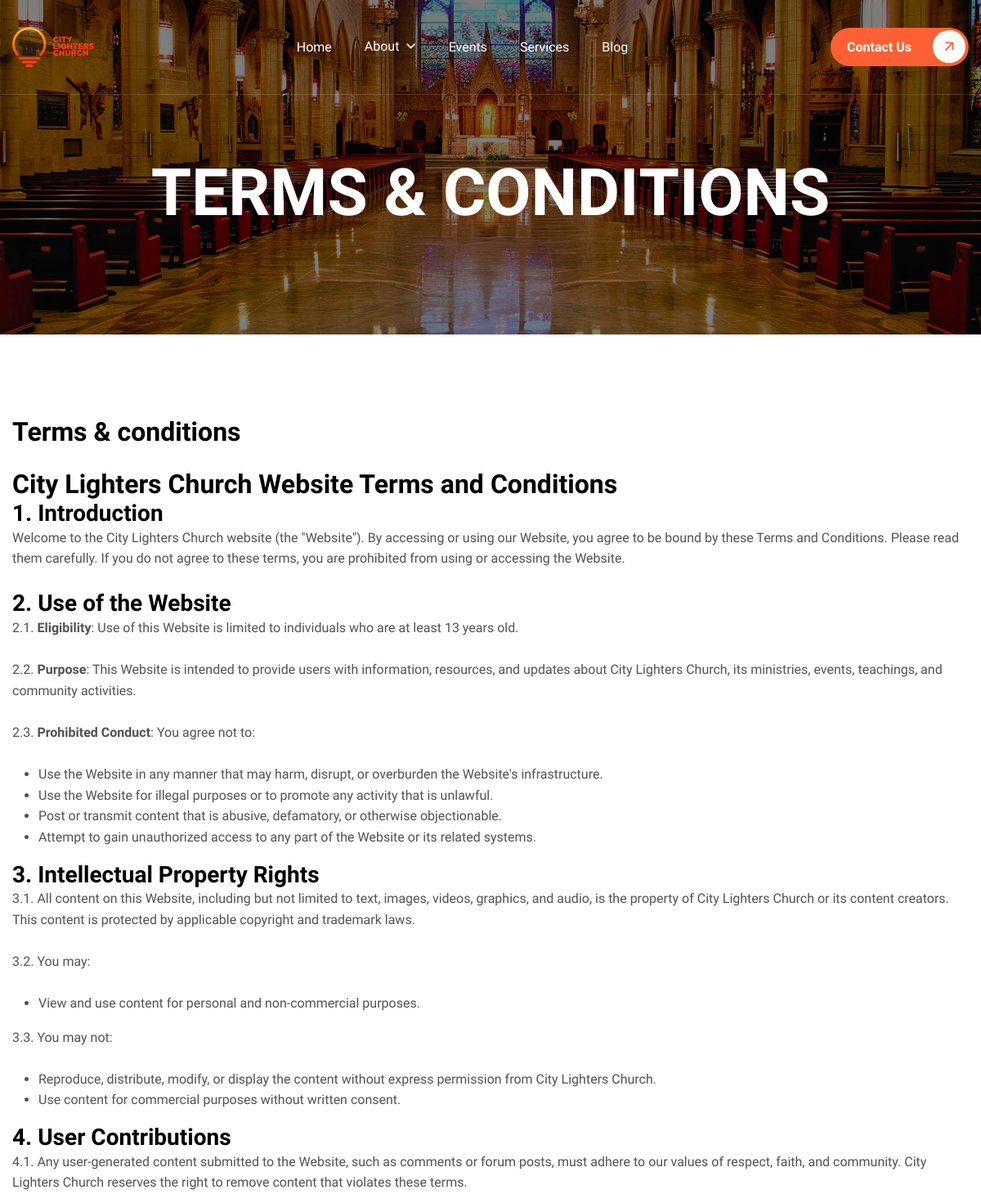
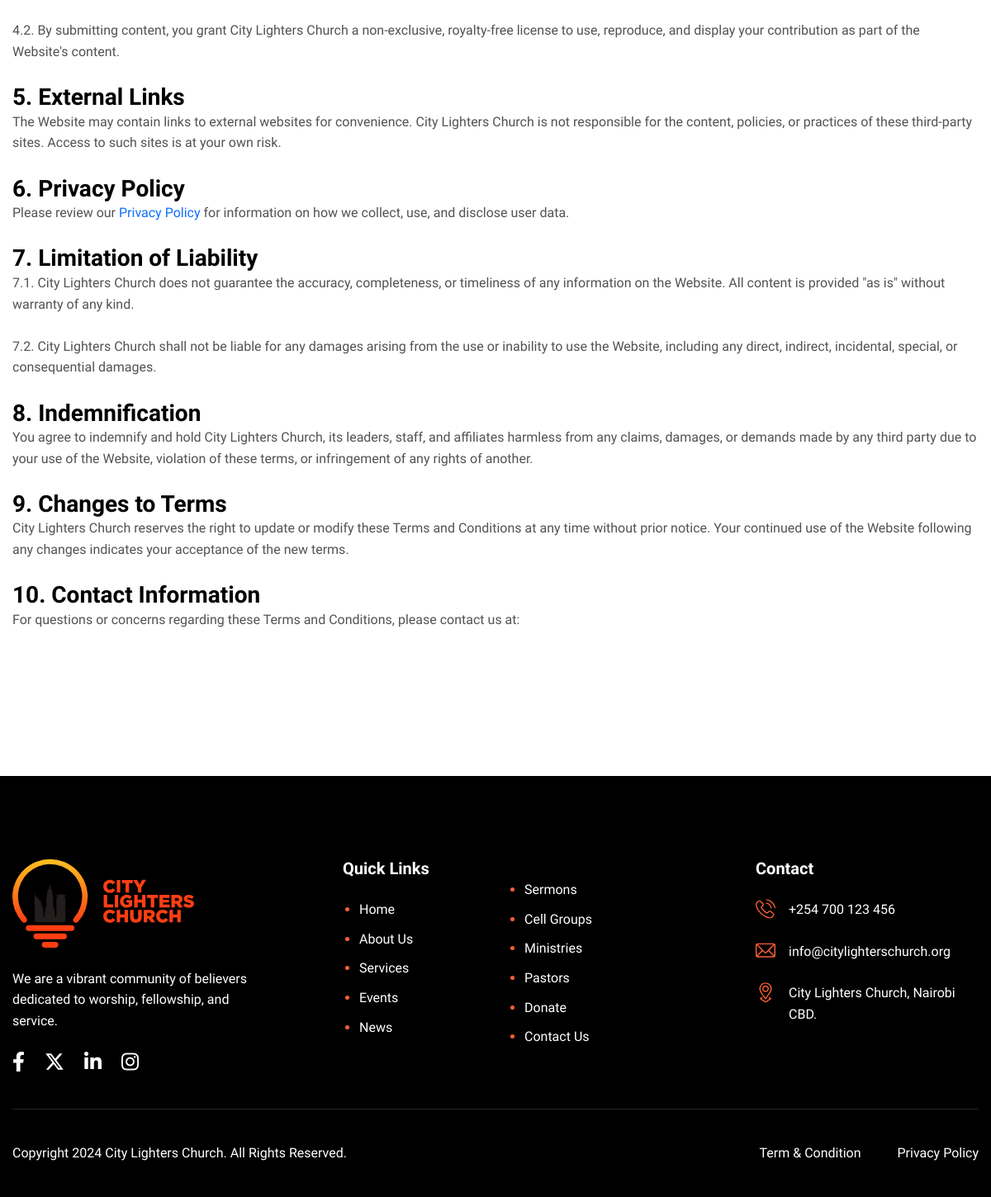
The app's page /terms/ with its own data (2 pictures, top to bottom).
### app/models.py (models this page shows, shortened)
class CommonPage(models.Model):
    title = models.CharField(max_length=120, unique=True)
    description = CKEditor5Field('Text', config_name='extends')
    is_active = models.BooleanField(default=True)
    created_at = models.DateTimeField(auto_now_add=True)
    updated_at = models.DateTimeField(auto_now=True)
    class Meta:
        ordering = ('is_active', 'created_at')
        verbose_name_plural = 'Common Pages'

### app/views.py (the view)
# urls.py: path('terms/', views.terms, name='terms'),
def terms(request):
    page = CommonPage.objects.filter(title__icontains="Terms").first()
    context = {
        'title': page.title,
        'page': page
    }
    return render(request, 'common.html', context)

### templates/common.html
{% extends 'base.html' %}
{% block content %}
    <div class="page-blog">
        <div class="container">
            <h2>{{ page.title }}</h2>
            <p>{{ page.description|safe|default:'No Description' }}</p>
        </div>
    </div>
{% endblock %}

### records on screen
CommonPage: title "Terms & conditions", description "City Lighters Church Website Terms and Conditions 1. Introduction Welcome to the City Lighters Church website (the \"Website\"). By accessing or using our Website, you agree to be bound by these Terms and Conditions. Please read them carefully. If you do not agree to these terms, you are prohibited from using or accessing the Website. 2. Use of the Website 2.1. Eligibility : Use of this Website is limited to individuals who are at least 13 years old. 2.2. Purpose : This Website is intended to provide users with information, resources, and updates about City Lighters Church, its ministries, events, teachings, and community activities. 2.3. Prohibited Conduct : You agree not to: Use the Website…"
